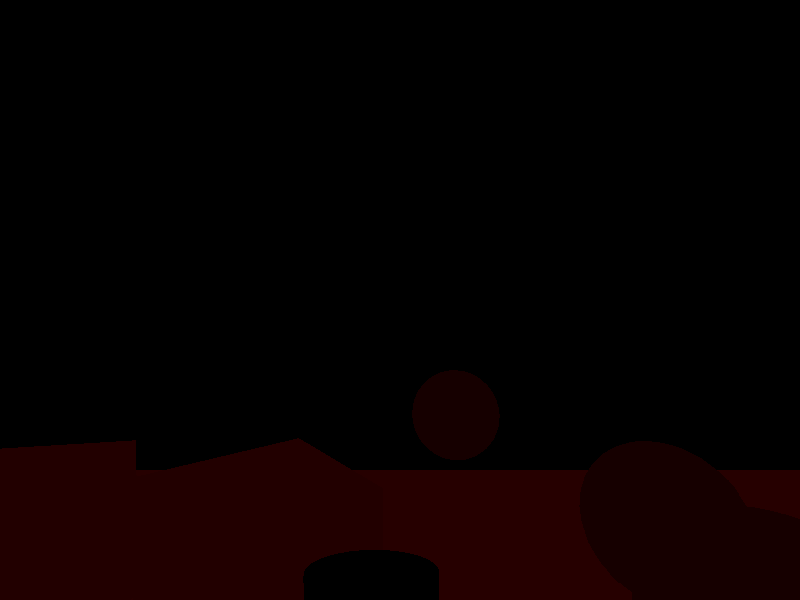
#> input picture PythonScript/321.png, 800 x 600 px
$ python SemanticSegmentationConverter.py
#> lines starting #> are read from the running program, lines starting #| are printed output that depends on the picture
# by navid

import cv2
import numpy as np

# read semantic segmentation image saved by unreal engine
img = cv2.imread("321.png")
#> img is the input picture: shape (600, 800, 3); mean B, G, R 0, 0, 7.4

# convert to RGB
img = cv2.cvtColor(img, cv2.COLOR_BGR2RGB )

# set some predefined colors (add more if needed)
predefined_colors = [[255,255,0], [0,255,255], [255,0,255], [255,255,255],
                     [255,0,0], [0,255,0], [0,0,255]]

# get R channel (only R channel contains information)
rchannel = img[:,:,0]
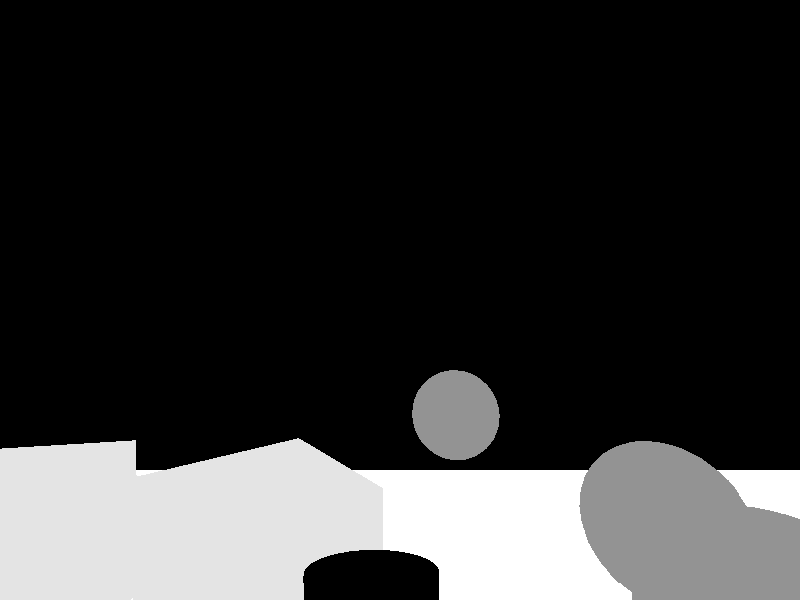
#> rchannel: shape (600, 800); min 0, max 38, mean 7.4; drawn with min black and max white

# flatten 2d-array and get unique values
rchannel_flatten = rchannel.flatten()
rchannel_vals = np.unique(rchannel_flatten)
#> rchannel_vals = [0, 22, 34, 38]

# for every unique value set one of predefined colors
for i in range(0, len(rchannel_vals)):
    x_where = np.where(img[:,:,0] == rchannel_vals[i])[0]
    y_where = np.where(img[:,:,0] == rchannel_vals[i])[1]

    img[x_where, y_where, :] = predefined_colors[i]
#> this loop made 4 passes
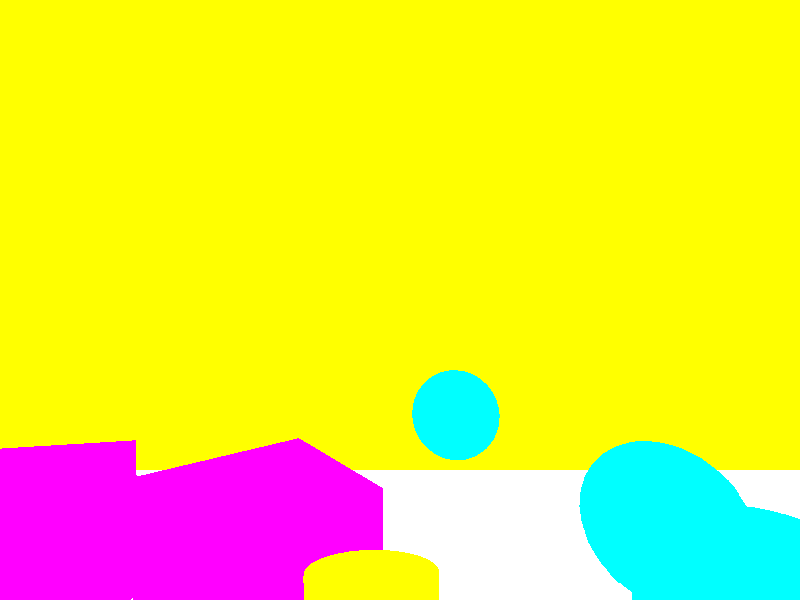
#> img: shape (600, 800, 3); mean R, G, B 237.6, 227.2, 60.1

# show image
cv2.imwrite('image.png', img)

$ run again, with PythonScript/10.png copied over PythonScript/321.png
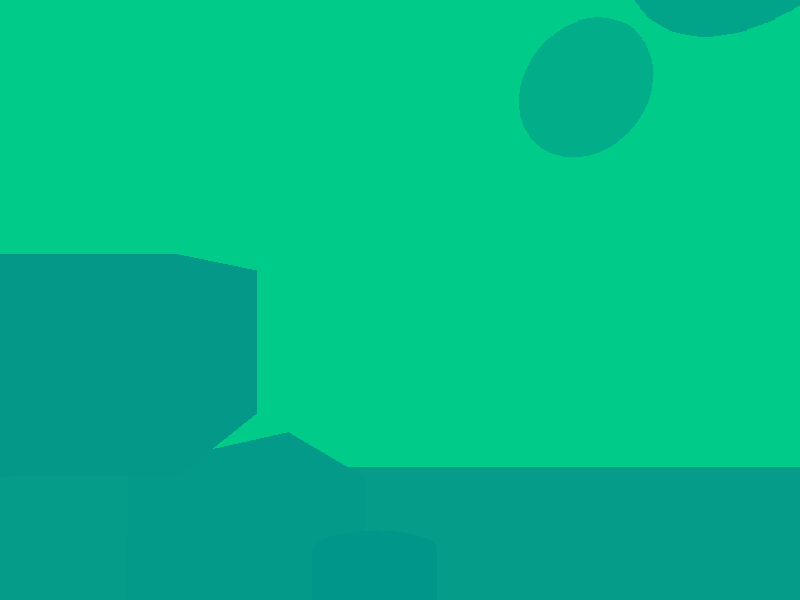
#> input picture PythonScript/10.png, 800 x 600 px
#> img is the input picture: shape (600, 800, 3); mean B, G, R 136.4, 185.2, 1.5
#> `rchannel = img[:,:,0]`:
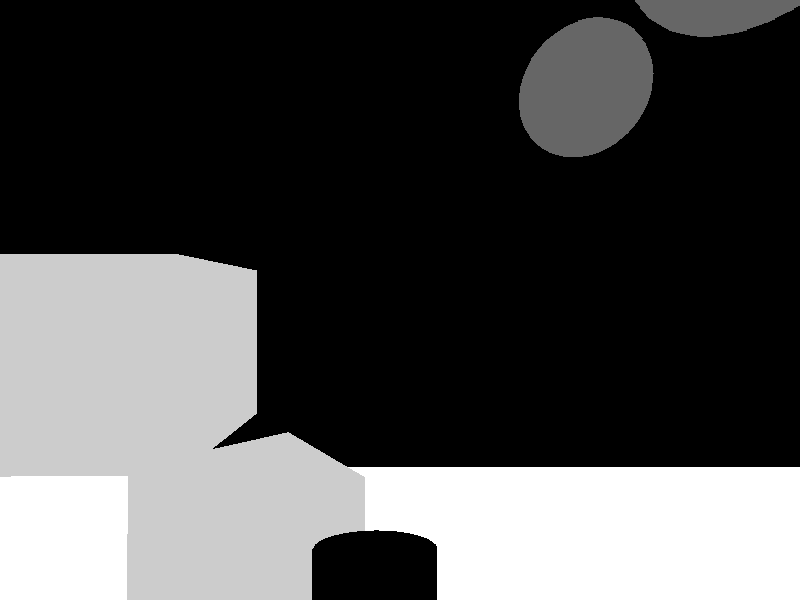
#> rchannel: shape (600, 800); min 0, max 5, mean 1.5; drawn with min black and max white
#> rchannel_vals = [0, 2, 4, 5]
#> the loop `for i in range(0, len(rchannel_vals)):` made 4 passes
#> after the loop `for i in range(0, len(rchannel_vals)):`:
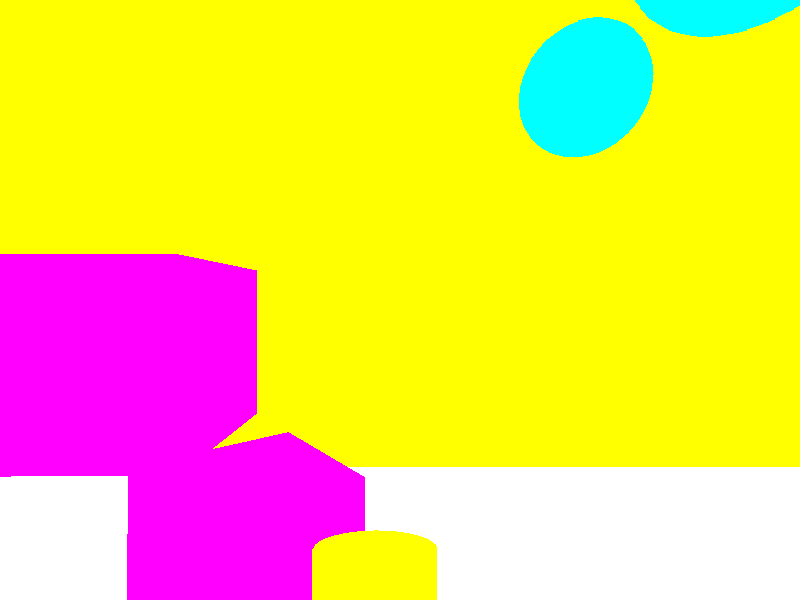
#> img: shape (600, 800, 3); mean R, G, B 245, 210, 91.7
